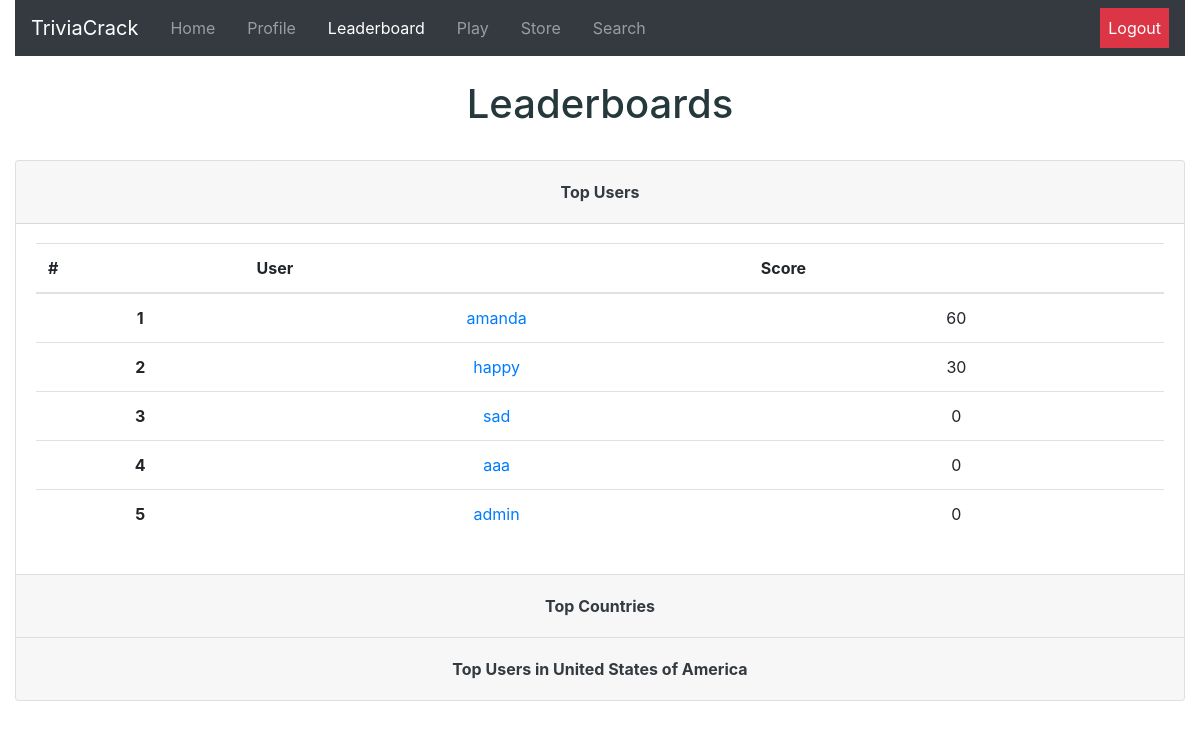
The page /leaderboard (signed in) on the database its author committed.
### tables this page shows
CREATE TABLE user_tbl (username TEXT, password TEXT, pic TEXT, coll TEXT, game_id TEXT, money INT, flag TEXT, stat TEXT, score INT);

### app.py (the view)
@app.route("/leaderboard")
@login_required
def leaderboard():
    user = session['username']
    country = db_manager.getCountry(user)
    leaderboard=db_manager.userLeaderboard()
    nationboard=db_manager.nationLeaderboard()
    countryboard=db_manager.myCountryboard(user)
    return render_template("leaderboard.html",
                            leaderboard=enumerate(leaderboard.items()),
                            nationboard=enumerate(nationboard.items()),
                            countryboard=enumerate(countryboard.items()),
                            country=country,
                            board="active")

### app.py (called while the page is built)
def login_required(f):
    @wraps(f)
    def dec(*args, **kwargs):
        if 'username' in session:
            for arg in args:
                print(arg)
            return f(*args, **kwargs)
        flash('You must be logged in to view this page!', 'alert-danger')
        return redirect('/')
    return dec

### utl/db_builder.py (called while the page is built)
def exec(cmd):
    db = sqlite3.connect(DB_FILE)
    c = db.cursor()
    output = c.execute(cmd)
    db.commit()
    return output

def execmany(cmd, inputs):
    db = sqlite3.connect(DB_FILE)
    c = db.cursor()
    output = c.execute(cmd, inputs)
    db.commit()
    return output

### utl/db_manager.py (called while the page is built)
def getCountry(username):
    q = "SELECT flag from user_tbl WHERE username=?"
    inputs = (username,)
    data = execmany(q, inputs).fetchone()[0]
    return data

def orderDict(list):
    list = sorted(list, key=lambda x:x[1])
    list = list[::-1]
    dict = OrderedDict()
    for item in list:
        dict[item[0]] = item[1]
    return dict

def userLeaderboard():
    q = "SELECT username, score FROM user_tbl"
    data = exec(q).fetchall()
    return orderDict(data)

def nationLeaderboard():
    q = "SELECT country, SUM(score) FROM user_tbl, flags_tbl WHERE flags_tbl.country = user_tbl.flag GROUP BY flags_tbl.country"
    data = exec(q).fetchall()
    data = orderDict(data)
    return data

def myCountryboard(username):
    q = "SELECT flag FROM user_tbl WHERE username=?"
    inputs = (username,)
    country = execmany(q, inputs).fetchone()[0]
    q = "SELECT username,score FROM user_tbl WHERE flag=?"
    inputs = (country,)
    countryRank = orderDict(execmany(q, inputs).fetchall())
    return countryRank

### templates/leaderboard.html (shortened to what this page needs)
{% extends "_base.html" %}
{% block body %}
  <h1><font color ="#25383C">Leaderboards</font></h1><br>
	<div class="accordion" id="accordionExample">
  <div class="card">
    <div class="card-header" id="headingOne">
      <h5 class="mb-0">
        <button class="btn btn-link text-dark font-weight-bold" type="button" data-toggle="collapse" data-target="#collapseOne" aria-expanded="true" aria-controls="collapseOne">
          Top Users
        </button>
      </h5>
    </div>
    <div id="collapseOne" class="collapse show" aria-labelledby="headingOne" data-parent="#accordionExample">
      <div class="card-body">
				<table class="table">
					<thead>
						<tr>
							<th scope="col">#</th>
							<th scope="col">User</th>
							<th scope="col">Score</th>
						</tr>
					</thead>
					<tbody>
						{% for i, (k, v) in leaderboard %}
						<tr class="text-center">
							<th>{{ i + 1 }}</th>
							<td><a href="/home?user={{k}}">{{ k }}</a></td>
							<td>{{ v }}</td>
						</tr>
						{% endfor %}
					</tbody>
				</table>
      </div>
    </div>
  </div>
  <div class="card">
    <div class="card-header" id="headingTwo">
      <h5 class="mb-0">
        <button class="btn btn-link collapsed text-dark font-weight-bold" type="button" data-toggle="collapse" data-target="#collapseTwo" aria-expanded="false" aria-controls="collapseTwo">
          Top Countries
        </button>
      </h5>
    </div>
  </div>
  <div class="card">
    <div class="card-header" id="headingThree">
      <h5 class="mb-0">
        <button class="btn btn-link collapsed text-dark font-weight-bold" type="button" data-toggle="collapse" data-target="#collapseThree" aria-expanded="false" aria-controls="collapseThree">
          Top Users in {{ country }}
        </button>
      </h5>
    </div>
  </div>
</div>
<br>
{% endblock %}

### templates/_base.html (shortened to what this page needs)
<!DOCTYPE html>
<html>
	<head>
		<link rel="stylesheet" href="https://maxcdn.bootstrapcdn.com/bootstrap/4.3.1/css/bootstrap.min.css">
	</head>
	<body>
		<div class="container-fluid">
			<center>
				{% block header %}
				<nav class="navbar navbar-expand-lg navbar-dark bg-dark">
				    <a class="navbar-brand" href="/home">TriviaCrack</a>
				    <div class="collapse navbar-collapse" id="navbarSupportedContent">
				        <ul class="navbar-nav">
				            <li class="nav-item {{ home }} px-2">
				                <a class="nav-link" href="/home">Home </a>
				            </li>
				            <li class="nav-item {{ profile }} px-2">
				                <a class="nav-link" href="/profile">Profile</a>
				            </li>
										<li class="nav-item {{ board }} px-2">
				                <a class="nav-link" href="/leaderboard">Leaderboard</a>
				            </li>
				            <li class="nav-item {{ play }} px-2">
				                <a class="nav-link" href="/play">Play</a>
				            </li>
										<li class="nav-item {{ store }} px-2">
				                <a class="nav-link" href="/store">Store</a>
				            </li>
										<li class="nav-item {{ search }} px-2">
				                <a class="nav-link" href="/search">Search</a>
				            </li>
				        </ul>
				        <ul class="navbar-nav ml-auto">
										<li class="nav-item navbar-right">
				                <a class="nav-link text-white bg-danger" href="/logout">Logout</a>
				            </li>
				        </ul>
				    </div>
				</nav>
				{% endblock %}
				<br>
				{% set msgs = get_flashed_messages(with_categories=true) %}
				{% block body %}{% endblock %}
			</center>
		</div>
	</body>
</html>

### rows shown on the page
user_tbl: leaderboard "amanda"
user_tbl: leaderboard "happy"
user_tbl: leaderboard "sad"
user_tbl: leaderboard "aaa"
user_tbl: leaderboard "admin", flag "United States of America"

### other values the page prints
{{ i + 1 }} "1" "2" "3" "4" "5"
{{ v }} "60" "30" "0" "0" "0"
